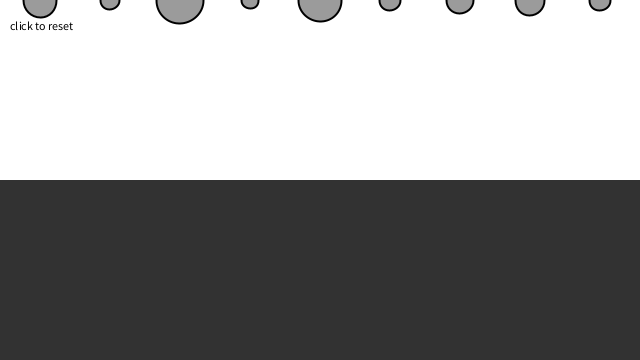
Frame 1 (no input)
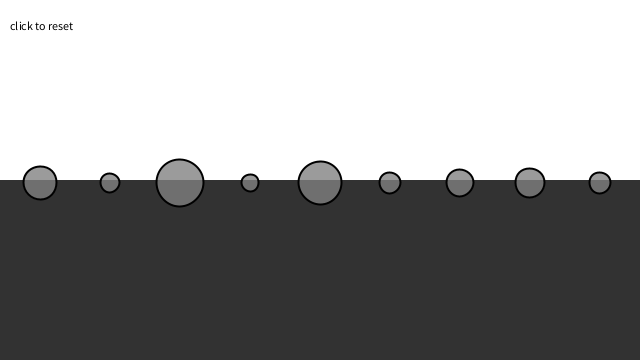
Frame 60 (the mouse pressed at the canvas centre just before this capture)
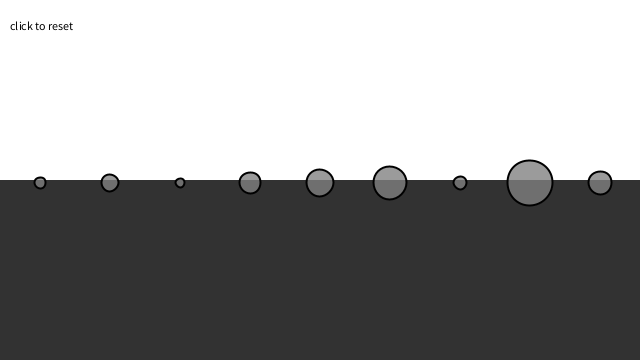
Frame 120 (the mouse held since frame 60 and released just before this capture)

The Processing sketch that drew these frames (run headless with seeded random() and noise(); from frame 60 on, the mouse is pressed at the canvas centre):

// Processing sketch: ex5_fluidResist
// ── ex5_fluidResist.pde
Mover[] movers = new Mover[9];
Liquid liquid;

void setup() {
  size(640, 360);
  reset();
  liquid = new Liquid(0, height/2, width, height/2, 0.1);
}

void draw() {
  background(255);

  liquid.display();

  for (int i = 0; i < movers.length; i++) {

    if (liquid.contains(movers[i])) {
      PVector dragForce = liquid.drag(movers[i]);
      movers[i].applyForce(dragForce);
    }

    PVector gravity = new PVector(0, 0.1*movers[i].mass);
    movers[i].applyForce(gravity);

    movers[i].update();
    movers[i].display();
    movers[i].checkEdges();
  }

  fill(0);
  text("click to reset", 10, 30);
}

void mousePressed() {
  reset();
}

void reset() {
  for (int i = 0; i < movers.length; i++) {
    movers[i] = new Mover(random(0.5, 3), 40+i*70, 0);
  }
}

// ── Liquid.pde
class Liquid {


  float x, y, w, h, c;

  Liquid(float x_, float y_, float w_, float h_, float c_) {
    x = x_;
    y = y_;
    w = w_;
    h = h_;
    c = c_;
  }

  boolean contains(Mover m) {
    PVector l = m.position;
    return l.x > x && l.x < x + w && l.y > y && l.y < y + h;
  }

  PVector drag(Mover m) {
    float speed = m.velocity.mag();
    float dragMagnitude = c * speed * speed;

    PVector dragForce = m.velocity.get();
    dragForce.mult(-1);

    dragForce.normalize();
    dragForce.mult(dragMagnitude);
    return dragForce;
  }

  void display() {
    noStroke();
    fill(50);
    rect(x, y, w, h);
  }
}

// ── Mover.pde

class Mover {

  // position, velocity, and acceleration 
  PVector position;
  PVector velocity;
  PVector acceleration;

  // Mass is tied to size
  float mass;

  Mover(float m, float x, float y) {
    mass = m;
    position = new PVector(x, y);
    velocity = new PVector(0, 0);
    acceleration = new PVector(0, 0);
  }

  // Newton's 2nd law: F = M * A
  // or A = F / M
  void applyForce(PVector force) {
    // Divide by mass 
    PVector f = PVector.div(force, mass);
    // Accumulate all forces in acceleration
    acceleration.add(f);
  }

  void update() {

    // Velocity changes according to acceleration
    velocity.add(acceleration);
    // position changes by velocity
    position.add(velocity);
    // We must clear acceleration each frame
    acceleration.mult(0);
  }

  // Draw Mover
  void display() {
    stroke(0);
    strokeWeight(2);
    fill(127, 200);
    ellipse(position.x, position.y, mass*16, mass*16);
  }

  // Bounce off bottom of window
  void checkEdges() {
    if (position.y > height) {
      velocity.y *= -0.9;  // A little dampening when hitting the bottom
      position.y = height;
    }
  }
}
